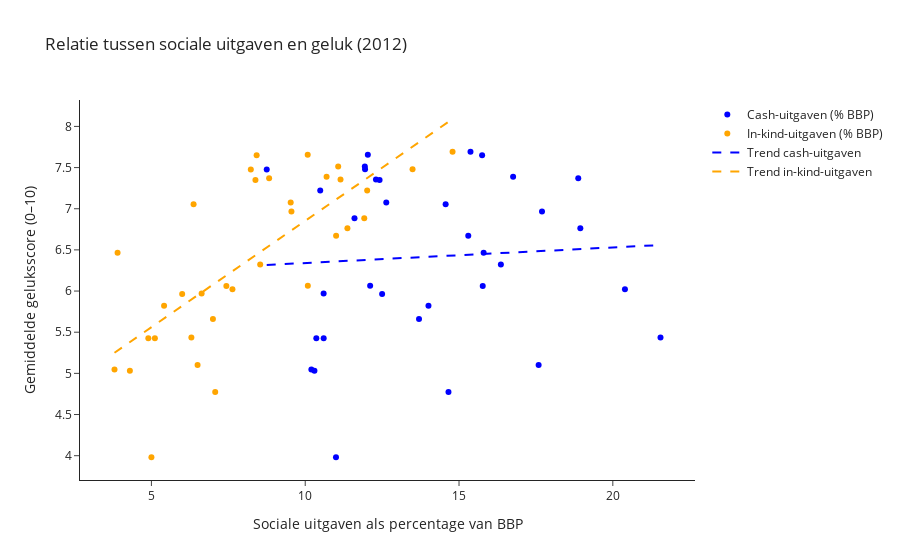

The notebook cell saved with this chart:
### Markdown cell above
## Argument 3: Persoonlijke hulpdiensten zijn effectiever dan directe uitkeringen

### Code cell
import pandas as pd
import numpy as np
import plotly.graph_objects as go

# Dataset inladen
pad = "Data/volledige_gecombineerde_dataset.csv"  # Pas pad aan indien nodig
df = pd.read_csv(pad)

# Filteren op compleet jaar
df_2012 = df[df['year'] == 2012].dropna(subset=[
    'socexp_c_pmp',
    'socexp_k_pmp',
    'ladder_y'  # Dit is de juiste kolomnaam
])

# Functie voor regressielijn
def regressielijn(x, y):
    slope, intercept = np.polyfit(x, y, 1)
    x_vals = np.linspace(x.min(), x.max(), 100)
    y_vals = slope * x_vals + intercept
    return x_vals, y_vals

# Data voorbereiden
x_cash = df_2012['socexp_c_pmp']
x_natura = df_2012['socexp_k_pmp']
y_geluk = df_2012['ladder_y']


# Regressielijnen
x_vals_cash, y_vals_cash = regressielijn(x_cash, y_geluk)
x_vals_natura, y_vals_natura = regressielijn(x_natura, y_geluk)

# Figuur
fig = go.Figure()

# Cash-uitgaven
fig.add_trace(go.Scatter(
    x=x_cash,
    y=y_geluk,
    mode='markers',
    marker=dict(color='blue'),
    text=df_2012['country'],
    name='Cash-uitgaven (% BBP)',
    hovertemplate="<b>%{text}</b><br>Cash-uitgaven: %{x:.2f}% van BBP<br>Geluksscore: %{y:.2f}<extra></extra>"
))

# In-kind-uitgaven
fig.add_trace(go.Scatter(
    x=x_natura,
    y=y_geluk,
    mode='markers',
    marker=dict(color='orange'),
    text=df_2012['country'],
    name='In-kind-uitgaven (% BBP)',
    hovertemplate="<b>%{text}</b><br>In-kind-uitgaven: %{x:.2f}% van BBP<br>Geluksscore: %{y:.2f}<extra></extra>"
))

# Trendlijn cash
fig.add_trace(go.Scatter(
    x=x_vals_cash,
    y=y_vals_cash,
    mode='lines',
    line=dict(color='blue', dash='dash'),
    name='Trend cash-uitgaven'
))

# Trendlijn in-kind
fig.add_trace(go.Scatter(
    x=x_vals_natura,
    y=y_vals_natura,
    mode='lines',
    line=dict(color='orange', dash='dash'),
    name='Trend in-kind-uitgaven'
))

# Layout
fig.update_layout(
    title="Relatie tussen sociale uitgaven en geluk (2012)",
    xaxis_title="Sociale uitgaven als percentage van BBP",
    yaxis_title="Gemiddelde geluksscore (0–10)",
    template="simple_white"
)

fig.show()

### Figure 1 — Plotly figure (JSON) as saved in the notebook; plotly's stock layout.template omitted (floating-point values rounded to 4 significant figures)
{"data": [{"hovertemplate": "<b>%{text}</b><br>Cash-uitgaven: %{x:.2f}% van BBP<br>Geluksscore: %{y:.2f}<extra></extra>", "marker": {"color": "blue"}, "mode": "markers", "name": "Cash-uitgaven (% BBP)", "text": ["Australia", "Austria", "Belgium", "Bulgaria", "Canada", "Croatia", "Cyprus", "Denmark", "Estonia", "Finland", "France", "Germany", "Greece", "Hungary", "Iceland", "Ireland", "Italy", "Japan", "Latvia", "Lithuania", "Luxembourg", "Malta", "Netherlands", "New Zealand", "Norway", "Poland", "Portugal", "Romania", "Slovakia", "Slovenia", "Spain", "Sweden", "Switzerland", "United Kingdom"], "type": "scatter", "x": [12.42, 18.88, 17.7, 11, 8.749, 13.7, 15.8, 15.37, 10.36, 16.76, 18.94, 15.3, 21.55, 14.66, 12.3, 12.63, 20.39, 12.11, 10.2, 10.6, 14.56, 12.5, 11.94, 10.49, 12.04, 14.01, 17.59, 10.3, 10.6, 15.77, 16.36, 11.95, 15.75, 11.6], "y": [7.35, 7.369, 6.967, 3.981, 7.477, 5.661, 6.466, 7.693, 5.426, 7.389, 6.764, 6.672, 5.435, 4.775, 7.355, 7.076, 6.021, 6.064, 5.046, 5.426, 7.054, 5.964, 7.512, 7.221, 7.655, 5.822, 5.101, 5.033, 5.969, 6.06, 6.322, 7.48, 7.65, 6.883]}, {"hovertemplate": "<b>%{text}</b><br>In-kind-uitgaven: %{x:.2f}% van BBP<br>Geluksscore: %{y:.2f}<extra></extra>", "marker": {"color": "orange"}, "mode": "markers", "name": "In-kind-uitgaven (% BBP)", "text": ["Australia", "Austria", "Belgium", "Bulgaria", "Canada", "Croatia", "Cyprus", "Denmark", "Estonia", "Finland", "France", "Germany", "Greece", "Hungary", "Iceland", "Ireland", "Italy", "Japan", "Latvia", "Lithuania", "Luxembourg", "Malta", "Netherlands", "New Zealand", "Norway", "Poland", "Portugal", "Romania", "Slovakia", "Slovenia", "Spain", "Sweden", "Switzerland", "United Kingdom"], "type": "scatter", "x": [8.382, 8.827, 9.552, 5, 8.231, 7, 3.9, 14.79, 5.112, 10.7, 11.37, 11.0, 6.299, 7.074, 11.15, 9.528, 7.634, 10.09, 3.8, 4.9, 6.371, 6, 11.07, 12.01, 10.08, 5.412, 6.501, 4.3, 6.633, 7.436, 8.536, 13.49, 8.421, 11.92], "y": [7.35, 7.369, 6.967, 3.981, 7.477, 5.661, 6.466, 7.693, 5.426, 7.389, 6.764, 6.672, 5.435, 4.775, 7.355, 7.076, 6.021, 6.064, 5.046, 5.426, 7.054, 5.964, 7.512, 7.221, 7.655, 5.822, 5.101, 5.033, 5.969, 6.06, 6.322, 7.48, 7.65, 6.883]}, {"line": {"color": "blue", "dash": "dash"}, "mode": "lines", "name": "Trend cash-uitgaven", "type": "scatter", "x": [8.749, 8.878, 9.008, 9.137, 9.266, 9.396, 9.525, 9.654, 9.783, 9.913, 10.04, 10.17, 10.3, 10.43, 10.56, 10.69, 10.82, 10.95, 11.08, 11.21, 11.34, 11.46, 11.59, 11.72, 11.85, 11.98, 12.11, 12.24, 12.37, 12.5, 12.63, 12.76, 12.89, 13.02, 13.15, 13.27, 13.4, 13.53, 13.66, 13.79, 13.92, 14.05, 14.18, 14.31, 14.44, 14.57, 14.7, 14.83, 14.96, 15.08, 15.21, 15.34, 15.47, 15.6, 15.73, 15.86, 15.99, 16.12, 16.25, 16.38, 16.51, 16.64, 16.77, 16.9, 17.02, 17.15, 17.28, 17.41, 17.54, 17.67, 17.8, 17.93, 18.06, 18.19, 18.32, 18.45, 18.58, 18.71, 18.83, 18.96, 19.09, 19.22, 19.35, 19.48, 19.61, 19.74, 19.87, 20.0, 20.13, 20.26, 20.39, 20.52, 20.64, 20.77, 20.9, 21.03, 21.16, 21.29, 21.42, 21.55], "y": [6.317, 6.32, 6.322, 6.324, 6.327, 6.329, 6.332, 6.334, 6.337, 6.339, 6.342, 6.344, 6.346, 6.349, 6.351, 6.354, 6.356, 6.359, 6.361, 6.364, 6.366, 6.368, 6.371, 6.373, 6.376, 6.378, 6.381, 6.383, 6.386, 6.388, 6.391, 6.393, 6.395, 6.398, 6.4, 6.403, 6.405, 6.408, 6.41, 6.413, 6.415, 6.417, 6.42, 6.422, 6.425, 6.427, 6.43, 6.432, 6.435, 6.437, 6.439, 6.442, 6.444, 6.447, 6.449, 6.452, 6.454, 6.457, 6.459, 6.461, 6.464, 6.466, 6.469, 6.471, 6.474, 6.476, 6.479, 6.481, 6.484, 6.486, 6.488, 6.491, 6.493, 6.496, 6.498, 6.501, 6.503, 6.506, 6.508, 6.51, 6.513, 6.515, 6.518, 6.52, 6.523, 6.525, 6.528, 6.53, 6.532, 6.535, 6.537, 6.54, 6.542, 6.545, 6.547, 6.55, 6.552, 6.554, 6.557, 6.559]}, {"line": {"color": "orange", "dash": "dash"}, "mode": "lines", "name": "Trend in-kind-uitgaven", "type": "scatter", "x": [3.8, 3.911, 4.022, 4.133, 4.244, 4.355, 4.466, 4.577, 4.688, 4.799, 4.91, 5.021, 5.132, 5.243, 5.354, 5.465, 5.576, 5.687, 5.798, 5.909, 6.02, 6.131, 6.242, 6.353, 6.464, 6.575, 6.686, 6.797, 6.908, 7.019, 7.13, 7.241, 7.352, 7.463, 7.574, 7.685, 7.796, 7.907, 8.018, 8.129, 8.24, 8.351, 8.462, 8.573, 8.684, 8.795, 8.906, 9.017, 9.128, 9.239, 9.351, 9.462, 9.573, 9.684, 9.795, 9.906, 10.02, 10.13, 10.24, 10.35, 10.46, 10.57, 10.68, 10.79, 10.9, 11.02, 11.13, 11.24, 11.35, 11.46, 11.57, 11.68, 11.79, 11.9, 12.01, 12.13, 12.24, 12.35, 12.46, 12.57, 12.68, 12.79, 12.9, 13.01, 13.12, 13.24, 13.35, 13.46, 13.57, 13.68, 13.79, 13.9, 14.01, 14.12, 14.23, 14.35, 14.46, 14.57, 14.68, 14.79], "y": [5.251, 5.28, 5.308, 5.337, 5.366, 5.394, 5.423, 5.452, 5.48, 5.509, 5.538, 5.566, 5.595, 5.624, 5.652, 5.681, 5.71, 5.738, 5.767, 5.796, 5.824, 5.853, 5.882, 5.91, 5.939, 5.968, 5.997, 6.025, 6.054, 6.083, 6.111, 6.14, 6.169, 6.197, 6.226, 6.255, 6.283, 6.312, 6.341, 6.369, 6.398, 6.427, 6.455, 6.484, 6.513, 6.541, 6.57, 6.599, 6.627, 6.656, 6.685, 6.714, 6.742, 6.771, 6.8, 6.828, 6.857, 6.886, 6.914, 6.943, 6.972, 7.0, 7.029, 7.058, 7.086, 7.115, 7.144, 7.172, 7.201, 7.23, 7.258, 7.287, 7.316, 7.344, 7.373, 7.402, 7.431, 7.459, 7.488, 7.517, 7.545, 7.574, 7.603, 7.631, 7.66, 7.689, 7.717, 7.746, 7.775, 7.803, 7.832, 7.861, 7.889, 7.918, 7.947, 7.975, 8.004, 8.033, 8.061, 8.09]}], "layout": {"title": {"text": "Relatie tussen sociale uitgaven en geluk (2012)"}, "xaxis": {"title": {"text": "Sociale uitgaven als percentage van BBP"}}, "yaxis": {"title": {"text": "Gemiddelde geluksscore (0–10)"}}}}
